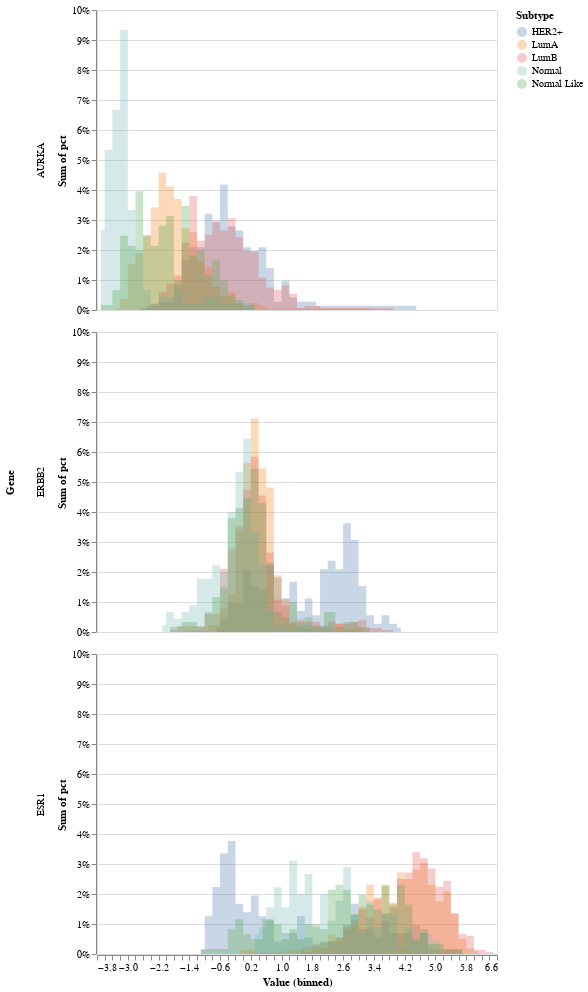

Notebook source saved alongside this figure:
### Markdown cell above
### Each gene individually

### Code cell
source = df.join(df_all[['target']]).melt(id_vars=['Subtype','target'])
source.columns = ["Subtype","target","Gene","Value"]
counts = source.groupby('Subtype')['target'].count().to_frame()
counts.columns = ['Count']
source = source.set_index('Subtype').join(counts).reset_index()
import altair as alt
alt.data_transformers.disable_max_rows()

g = alt.Chart(source).transform_calculate(
    pct='1 / datum.Count'
).mark_area(
    opacity=0.3,
    interpolate='step'
).encode(
    alt.X('Value:Q', bin=alt.Bin(maxbins=100)),
    alt.Y('sum(pct):Q', axis=alt.Axis(format='%'),stack=None),
    alt.Color('Subtype:N'),
    row='Gene:N'
)
g

### Figure 1 — Vega-Lite specification as saved in the notebook (floating-point values rounded to 4 significant figures; data arrays with more than 128 entries replaced by an {"elided": "..."} marker saying what was removed)
{"config": {"view": {"continuousWidth": 400, "continuousHeight": 300}}, "data": {"name": "data-9c212532e10f7ae1ae471fe22031c0e1"}, "mark": {"type": "area", "interpolate": "step", "opacity": 0.3}, "encoding": {"color": {"type": "nominal", "field": "Subtype"}, "row": {"type": "nominal", "field": "Gene"}, "x": {"type": "quantitative", "bin": {"maxbins": 100}, "field": "Value"}, "y": {"type": "quantitative", "aggregate": "sum", "axis": {"format": "%"}, "field": "pct", "stack": null}}, "transform": [{"calculate": "1 / datum.Count", "as": "pct"}], "$schema": "https://vega.github.io/schema/vega-lite/v4.8.1.json", "datasets": {"data-9c212532e10f7ae1ae471fe22031c0e1": {"elided": "5409 records"}}}
